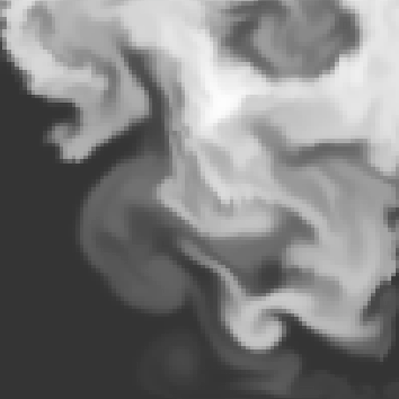
#> input picture 08_Combustion/figs/pdf_methods/turbulent-composition-field.png, 399 x 399 px, found by its file name
$ python draw-extinction-diagrams.py
#> lines starting #> are read from the running program, lines starting #| are printed output that depends on the picture
"""Rebuild schematic extinction figures; geometry is illustrative, not measured data."""
from pathlib import Path
import numpy as np
import matplotlib
matplotlib.use('Agg')
import matplotlib.pyplot as plt
from matplotlib.patches import PathPatch, Rectangle, Ellipse, Polygon
from matplotlib.path import Path as MPath
from PIL import Image

OUT = Path(__file__).resolve().parent
plt.rcParams.update({'font.family': 'DejaVu Sans', 'font.size': 19, 'svg.hashsalt': 'extinction-diagrams'})

def save(fig, name):
    fig.savefig(OUT / name, transparent=True, metadata={'Date': None})
    plt.close(fig)

def path(ax, points, color='#888', width=1.3):
    ax.add_patch(PathPatch(MPath(points, [MPath.MOVETO]+[MPath.CURVE4]*(len(points)-1)),
                           facecolor='none', edgecolor=color, lw=width))

def opposed_jet():
    fig, ax = plt.subplots(figsize=(6,5))
    fig.subplots_adjust(0,0,1,1);ax.set(xlim=(0,1),ylim=(0,1),aspect='equal');ax.axis('off')
    # Nozzles, opposed streamlines, stagnation plane, and flame sheet.
    for sign in [-1,1]:
        def xy(x,y): return (x, .5+sign*y)
        path(ax,[xy(.2,.46),xy(.27,.45),xy(.28,.34),xy(.28,.3)],width=2.5)
        ax.plot([.28,.72],[.5+sign*.3]*2,color='#999',lw=2.5)
        path(ax,[xy(.72,.3),xy(.72,.34),xy(.73,.45),xy(.8,.46)],width=2.5)
        for x in [.3,.4,.6,.7]:
            end=.06 if x<.5 else .94
            path(ax,[xy(x,.29),xy(x,.13),xy(end,.08),xy(end,.018)])
    ax.plot([.04,.96],[.5,.5],ls='--',lw=1.2,color='#999')
    ax.add_patch(Ellipse((.5,.55),.86,.022,color='#9bb7e5'))
    ax.text(.5,.86,'Oxidizer',ha='center');ax.text(.5,.12,'Fuel',ha='center')
    ax.annotate('',(.5,.48),(.5,.22),arrowprops={'arrowstyle':'-|>','color':'black','lw':1.3})
    ax.annotate('',(.71,.22),(.5,.22),arrowprops={'arrowstyle':'-|>','color':'black','lw':1.3})
    ax.text(.52,.42,r'$x$');ax.text(.63,.24,r'$r$')
    save(fig,'opposed-jet.svg')
#> in save, `fig.savefig(OUT / name, transparent=True, metadata={'Date': None})`:
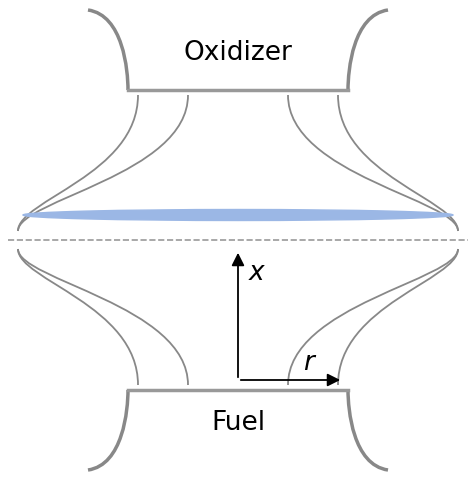
#> figure drawn by matplotlib, 1 panel

def aerodynamic_quenching():
    fig, ax=plt.subplots(figsize=(7,5.5));fig.subplots_adjust(left=.18,bottom=.18,right=.96,top=.95)
    ax.set(xlim=(0,1),ylim=(0,1));ax.axis('off')
    for end in [(1,0),(0,1)]:
        ax.annotate('',end,(0,0),arrowprops={'arrowstyle':'-|>','color':'black','lw':1.7})
    x=np.linspace(0,.78,160);y=.12+.85*(x/.78)**2.3
    ax.plot(x,y,color='#5b9bd5',lw=2.5)
    ax.text(.11,.61,'burning\n'+r'$\mathrm{Da}>1$',color='red',linespacing=1.5)
    ax.text(.61,.2,'extinct\n'+r'$\mathrm{Da}<1$',color='#5b9bd5',linespacing=1.5)
    ax.text(.65,.98,r'$\mathrm{Da}=1$',ha='center')
    ax.text(.5,-.13,r'strain rate (s$^{-1}$)',ha='center')
    ax.text(-.2,.52,'CFT (K)',ha='center',rotation=90)
    save(fig,'aerodynamic-quenching.svg')
#> call 2 of save, with name = 'aerodynamic-quenching.svg'
#> in save (call 2), `fig.savefig(OUT / name, transparent=True, metadata={'Date': None})`:
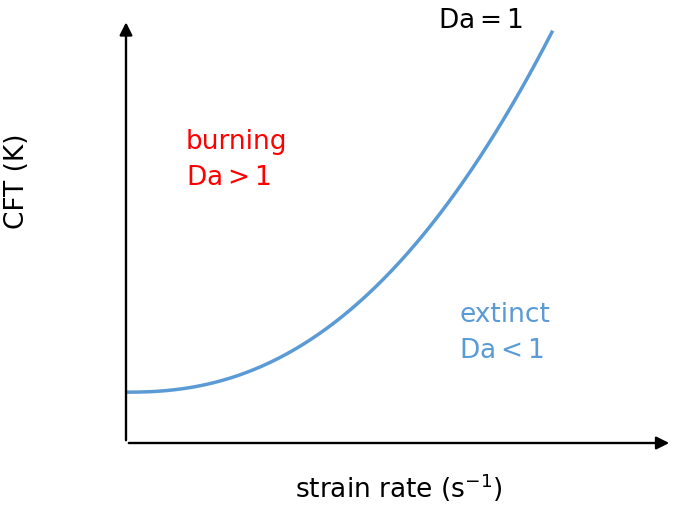
#> figure drawn by matplotlib, 1 panel

def dilution_cells():
    fig,ax=plt.subplots(figsize=(8,3.8));fig.subplots_adjust(0,0,1,1)
    ax.set(xlim=(0,8),ylim=(0,3.8),aspect='equal');ax.axis('off')
    for x,c in [(.3,'#a5a5a5'),(4.4,'#4fa2ef')]:
        ax.add_patch(Rectangle((x,.3),3.2,3.2,facecolor=c,edgecolor='#999',lw=1))
    ax.text(.62,2.9,'Fuel');ax.text(4.72,2.9,'Air')
    ax.add_patch(Ellipse((2.4,1),1.25,.8,color='#4fa2ef'))
    ax.text(2.4,1,'Air',ha='center',va='center')
    # Flame silhouette, tracing the same conceptual fuel pocket as the source.
    verts=[(6.15,1.05),(5.3,1.25),(5.4,1.7),(5.7,2.0),(5.68,1.6),(5.93,1.5),(5.95,1.5),
           (5.68,2.1),(6.12,2.55),(6.2,2.65),(6.03,2.1),(6.38,2.1),(6.35,1.8),
           (6.48,1.85),(6.58,2.06),(6.57,2.1),(7.04,1.43),(6.65,1.02),(6.15,1.05)]
    ax.add_patch(PathPatch(MPath(verts,[MPath.MOVETO]+[MPath.CURVE4]*18),facecolor='#e66b37',edgecolor='none'))
    ax.text(6.2,.63,'Fuel',ha='center')
    save(fig,'dilution-cells.svg')
#> call 3 of save, with name = 'dilution-cells.svg'
#> in save (call 3), `fig.savefig(OUT / name, transparent=True, metadata={'Date': None})`:
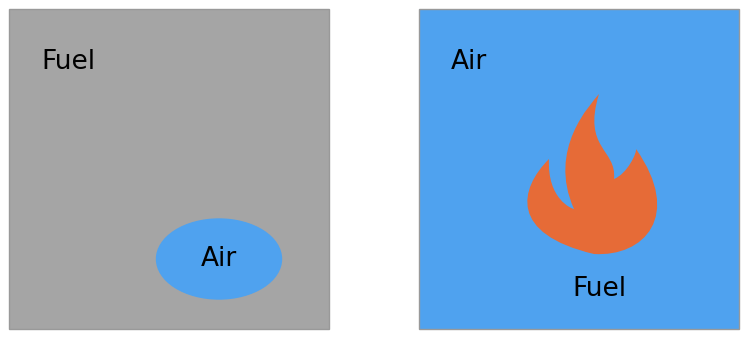
#> figure drawn by matplotlib, 1 panel

def flame_islands():
    fig,ax=plt.subplots(figsize=(5,5));fig.subplots_adjust(0,0,1,1)
    ax.imshow(Image.open(OUT/'turbulent-composition-field.png'));ax.axis('off')
    w,h=Image.open(OUT/'turbulent-composition-field.png').size
#> w = 399; h = 399
    for cx,cy,r in [(.22,.32,.11),(.7,.6,.16)]:
        theta=np.arange(24)*np.pi/12;radius=np.where(np.arange(24)%2==0,r,r*.55)
        ax.add_patch(Polygon(np.c_[w*(cx+radius*np.cos(theta)),h*(cy+radius*np.sin(theta))],
                            facecolor='#ed7d31',edgecolor='#ffff00',lw=1.4))
    save(fig,'flame-islands.svg')
#> call 4 of save, with name = 'flame-islands.svg'
#> in save (call 4), `fig.savefig(OUT / name, transparent=True, metadata={'Date': None})`:
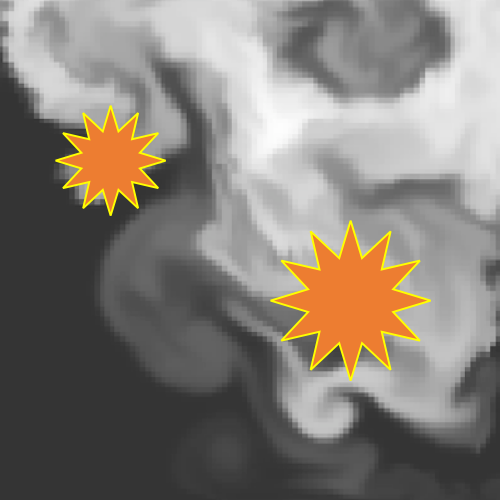
#> figure drawn by matplotlib, 1 panel

if __name__=='__main__':
    opposed_jet();aerodynamic_quenching();dilution_cells();flame_islands()

$ run again, with 08_Combustion/figs/pdf_methods/paul-dirac.png copied over 08_Combustion/figs/pdf_methods/turbulent-composition-field.png
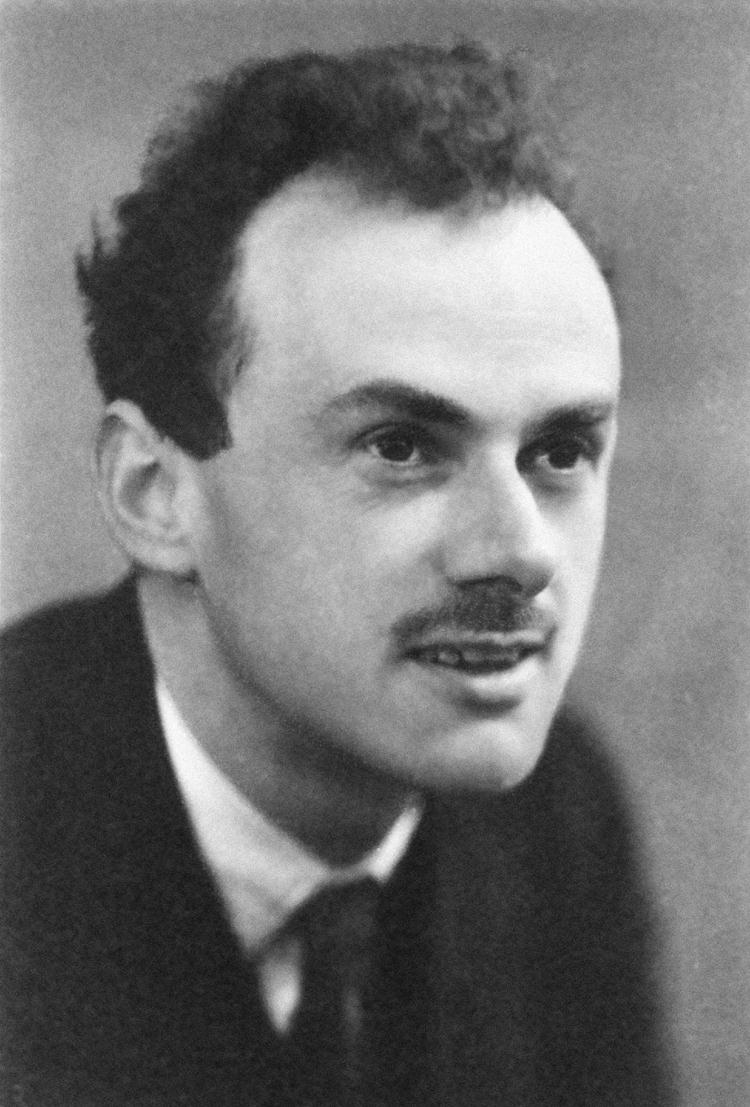
#> input picture 08_Combustion/figs/pdf_methods/paul-dirac.png, 750 x 1107 px, found by its file name
#> w = 750; h = 1107
#> in save (call 4), `fig.savefig(OUT / name, transparent=True, metadata={'Date': None})`:
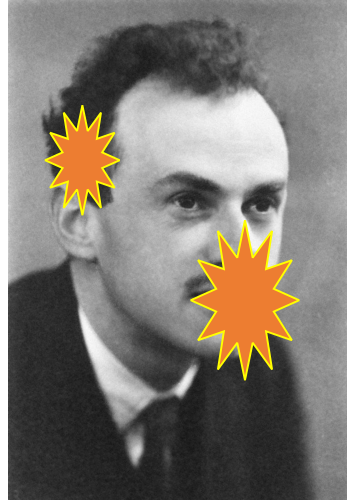
#> figure drawn by matplotlib, 1 panel
